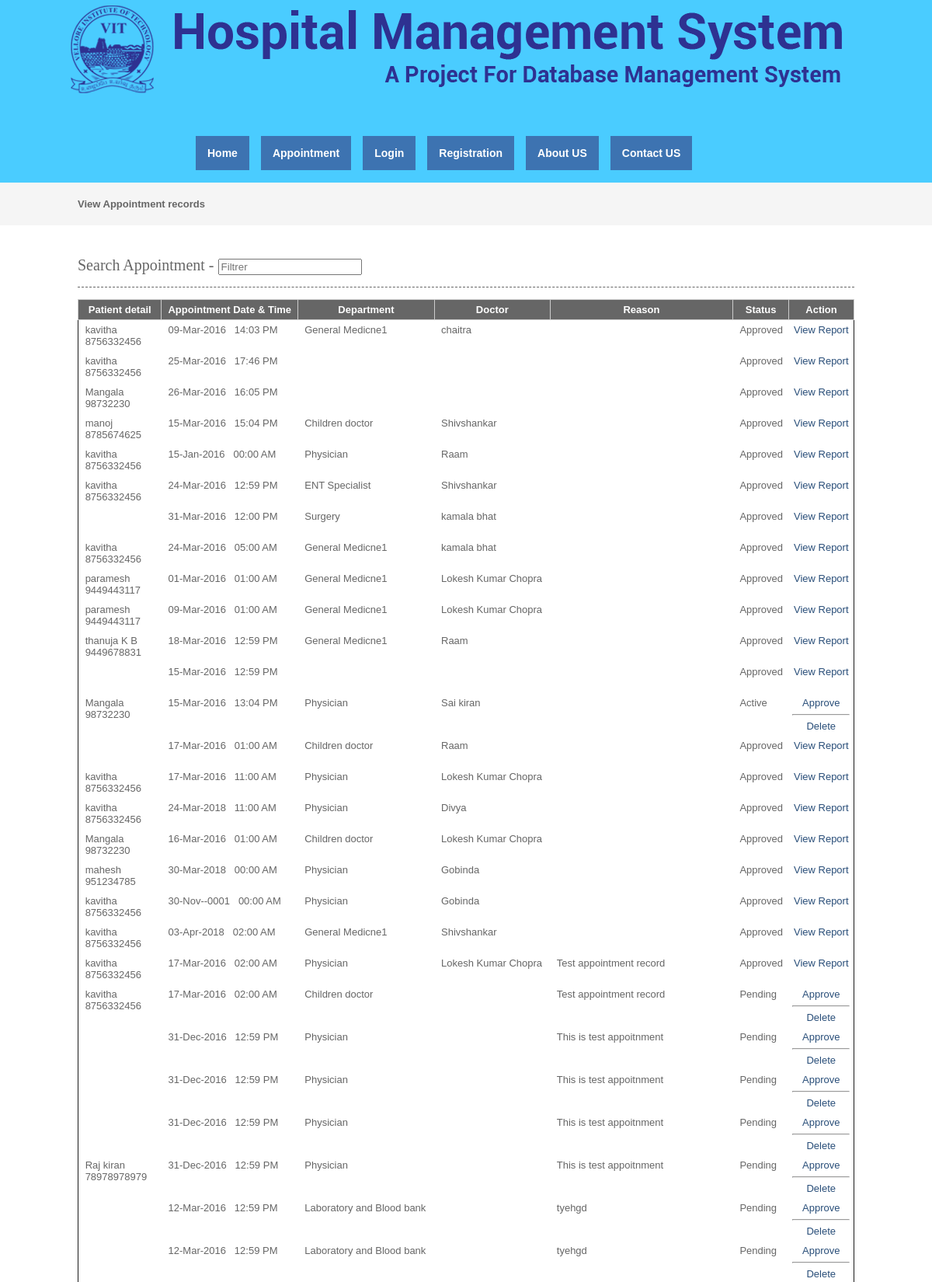
Page /viewappointment.php (upper part) on the committed database.
### tables this page shows
CREATE TABLE `appointment` (
  `appointmentid` int(10) NOT NULL,
  `appointmenttype` varchar(25) NOT NULL,
  `patientid` int(10) NOT NULL,
  `roomid` int(10) NOT NULL,
  `departmentid` int(10) NOT NULL,
  `appointmentdate` date NOT NULL,
  `appointmenttime` time NOT NULL,
  `doctorid` int(10) NOT NULL,
  `status` varchar(10) NOT NULL,
  `app_reason` text NOT NULL
);

CREATE TABLE `patient` (
  `patientid` int(10) NOT NULL,
  `patientname` varchar(50) NOT NULL,
  `admissiondate` date NOT NULL,
  `admissiontime` time NOT NULL,
  `address` varchar(250) NOT NULL,
  `mobileno` varchar(15) NOT NULL,
  `city` varchar(25) NOT NULL,
  `pincode` varchar(20) NOT NULL,
  `loginid` varchar(50) NOT NULL,
  `password` varchar(25) NOT NULL,
  `bloodgroup` varchar(20) NOT NULL,
  `gender` varchar(10) NOT NULL,
  `dob` date NOT NULL,
  `status` varchar(10) NOT NULL
);

CREATE TABLE `department` (
  `departmentid` int(10) NOT NULL,
  `departmentname` varchar(100) NOT NULL,
  `description` text NOT NULL,
  `status` varchar(10) NOT NULL
);

CREATE TABLE `doctor` (
  `doctorid` int(10) NOT NULL,
  `doctorname` varchar(50) NOT NULL,
  `mobileno` varchar(15) NOT NULL,
  `departmentid` int(10) NOT NULL,
  `loginid` varchar(25) NOT NULL,
  `password` varchar(25) NOT NULL,
  `status` varchar(10) NOT NULL,
  `education` varchar(25) NOT NULL,
  `experience` float(11,1) NOT NULL,
  `consultancy_charge` float(10,2) NOT NULL
);

### viewappointment.php (the view, shortened to what this page needs)
<?php
include("header.php");
include("dbconnection.php");
?>
<div class="wrapper col2">
  <div id="breadcrumb">
    <ul>
      <li class="first">View Appointment records</li></ul>
  </div>
</div>
<div class="wrapper col4">
  <div id="container">
   <section class="container">
<h2>Search Appointment - <input type="search" class="light-table-filter" data-table="order-table" placeholder="Filtrer" /></h2>
    <table class="order-table">
      <thead>
        <tr>
          <th>Patient detail</th>
          <th>Appointment Date &  Time</th>
          <th>Department</th>
          <th>Doctor</th>
          <th>Reason</th>
          <th>Status</th>
          <th><div align="center">Action</div></th>
        </tr>
        </thead>
        <tbody>
          <?php
		$sql ="SELECT * FROM appointment WHERE (status !='')";
		$qsql = mysqli_query($con,$sql);
		while($rs = mysqli_fetch_array($qsql))
		{
			$sqlpat = "SELECT * FROM patient WHERE patientid='$rs[patientid]'";
			$qsqlpat = mysqli_query($con,$sqlpat);
			$rspat = mysqli_fetch_array($qsqlpat);
			$sqldept = "SELECT * FROM department WHERE departmentid='$rs[departmentid]'";
			$qsqldept = mysqli_query($con,$sqldept);
			$rsdept = mysqli_fetch_array($qsqldept);
			$sqldoc= "SELECT * FROM doctor WHERE doctorid='$rs[doctorid]'";
			$qsqldoc = mysqli_query($con,$sqldoc);
			$rsdoc = mysqli_fetch_array($qsqldoc);
        echo "<tr>
          <td>&nbsp;$rspat[patientname]<br>&nbsp;$rspat[mobileno]</td>
			 <td>&nbsp;" . date("d-M-Y",strtotime($rs[appointmentdate])) . " &nbsp; " . date("H:i A",strtotime($rs[appointmenttime])) . "</td>
		    <td>&nbsp;$rsdept[departmentname]</td>
			   <td>&nbsp;$rsdoc[doctorname]</td>
			    <td>&nbsp;$rs[app_reason]</td>
			    <td>&nbsp;$rs[status]</td>
          <td><div align='center'>";
		  if($rs[status] != "Approved")
		  {
				  if(!(isset($_SESSION[patientid])))
				  {
						  echo "<a href='appointmentapproval.php?editid=$rs[appointmentid]'>Approve</a><hr>";
				  }
				 echo "  <a href='viewappointment.php?delid=$rs[appointmentid]'>Delete</a>";
		  }
		  else
		  {
				echo "<a href='patientreport.php?patientid=$rs[patientid]&appointmentid=$rs[appointmentid]'>View Report</a>";
		  }
		 echo "</center></td></tr>";
		}
		?>
      </tbody>
    </table>
    </section>
  </div>
</div>
<?php
include("footer.php");
?>

### layout/styles/layout.css (style rules this page uses)
html { overflow-y:scroll; }
body { margin:0; padding:0; font-size:13px; font-family:verdana, Arial, Helvetica, sans-serif; color:#FFFFFF; background-color:#4F473A; }
a { outline:none; text-decoration:none; }
div.wrapper { display:block; width:100%; margin:0; text-align:left; }
.col2 { color:#666666; background-color:#F5F5F5; }
.col3, .col4 { color:#666666; background-color:#FFFFFF; }
#head, #gallery, #breadcrumb, #container, #footer { display:block; position:relative; width:1000px; margin:0 auto; }
#breadcrumb { padding:20px 0; }
#breadcrumb ul { margin:0; padding:0; list-style:none; }
#breadcrumb ul li { display:inline; }
#breadcrumb ul li.first { font-weight:bold; }
#container { padding:40px 0; }
#container h1, #container h2, #container h3, #container h4, #container h5, #container h6 { margin:0 0 15px 0; padding:0 0 15px 0; line-height:normal; font-weight:normal; font-size:20px; font-family:Georgia, "Times New Roman", Times, serif; border-bottom:1px dashed #666666; }
#container a { color:#294E79; }

### layout/styles/tables.css (style rules this page uses)
table { width:100%; border-collapse:collapse; table-layout:auto; vertical-align:top; margin-bottom:15px; border:1px solid rgb(26, 26, 26); }
table thead th { color:#FFFFFF; background-color:#666666; border:1px solid #CCCCCC; border-collapse:collapse; text-align:center; table-layout:auto; vertical-align:middle; }
table tbody td { vertical-align:top; border-collapse:collapse; }
table thead th, table tbody td { padding:5px; border-collapse:collapse; }

### rows in the picture
appointment: patientid.patientname "kavitha", patientid.mobileno "8756332456", appointmentdate "09-Mar-2016", appointmenttime "14:03 PM", departmentid.departmentname "General Medicne1", doctorid.doctorname "chaitra", status "Approved"
appointment: patientid.patientname "kavitha", patientid.mobileno "8756332456", appointmentdate "25-Mar-2016", appointmenttime "17:46 PM", status "Approved"
appointment: patientid.patientname "Mangala", patientid.mobileno "98732230", appointmentdate "26-Mar-2016", appointmenttime "16:05 PM", status "Approved"
appointment: patientid.patientname "manoj", patientid.mobileno "8785674625", appointmentdate "15-Mar-2016", appointmenttime "15:04 PM", departmentid.departmentname "Children doctor", doctorid.doctorname "Shivshankar", status "Approved"
appointment: patientid.patientname "kavitha", patientid.mobileno "8756332456", appointmentdate "15-Jan-2016", appointmenttime "00:00 AM", departmentid.departmentname "Physician", doctorid.doctorname "Raam", status "Approved"
appointment: patientid.patientname "kavitha", patientid.mobileno "8756332456", appointmentdate "24-Mar-2016", appointmenttime "12:59 PM", departmentid.departmentname "ENT Specialist", doctorid.doctorname "Shivshankar", status "Approved"
appointment: appointmentdate "31-Mar-2016", appointmenttime "12:00 PM", departmentid.departmentname "Surgery", doctorid.doctorname "kamala bhat", status "Approved"
appointment: patientid.patientname "kavitha", patientid.mobileno "8756332456", appointmentdate "24-Mar-2016", appointmenttime "05:00 AM", departmentid.departmentname "General Medicne1", doctorid.doctorname "kamala bhat", status "Approved"
appointment: patientid.patientname "paramesh", patientid.mobileno "9449443117", appointmentdate "01-Mar-2016", appointmenttime "01:00 AM", departmentid.departmentname "General Medicne1", doctorid.doctorname "Lokesh Kumar Chopra", status "Approved"
appointment: patientid.patientname "paramesh", patientid.mobileno "9449443117", appointmentdate "09-Mar-2016", appointmenttime "01:00 AM", departmentid.departmentname "General Medicne1", doctorid.doctorname "Lokesh Kumar Chopra", status "Approved"
appointment: patientid.patientname "thanuja K B", patientid.mobileno "9449678831", appointmentdate "18-Mar-2016", appointmenttime "12:59 PM", departmentid.departmentname "General Medicne1", doctorid.doctorname "Raam", status "Approved"
appointment: appointmentdate "15-Mar-2016", appointmenttime "12:59 PM", status "Approved"
appointment: patientid.patientname "Mangala", patientid.mobileno "98732230", appointmentdate "15-Mar-2016", appointmenttime "13:04 PM", departmentid.departmentname "Physician", doctorid.doctorname "Sai kiran", status "Active"
appointment: appointmentdate "17-Mar-2016", appointmenttime "01:00 AM", departmentid.departmentname "Children doctor", doctorid.doctorname "Raam", status "Approved"
appointment: patientid.patientname "kavitha", patientid.mobileno "8756332456", appointmentdate "17-Mar-2016", appointmenttime "11:00 AM", departmentid.departmentname "Physician", doctorid.doctorname "Lokesh Kumar Chopra", status "Approved"
appointment: patientid.patientname "kavitha", patientid.mobileno "8756332456", appointmentdate "24-Mar-2018", appointmenttime "11:00 AM", departmentid.departmentname "Physician", doctorid.doctorname "Divya", status "Approved"
appointment: patientid.patientname "Mangala", patientid.mobileno "98732230", appointmentdate "16-Mar-2016", appointmenttime "01:00 AM", departmentid.departmentname "Children doctor", doctorid.doctorname "Lokesh Kumar Chopra", status "Approved"
appointment: patientid.patientname "mahesh", patientid.mobileno "951234785", appointmentdate "30-Mar-2018", appointmenttime "00:00 AM", departmentid.departmentname "Physician", doctorid.doctorname "Gobinda", status "Approved"
appointment: patientid.patientname "kavitha", patientid.mobileno "8756332456", appointmentdate "30-Nov--0001", appointmenttime "00:00 AM", departmentid.departmentname "Physician", doctorid.doctorname "Gobinda", status "Approved"
appointment: patientid.patientname "kavitha", patientid.mobileno "8756332456", appointmentdate "03-Apr-2018", appointmenttime "02:00 AM", departmentid.departmentname "General Medicne1", doctorid.doctorname "Shivshankar", status "Approved"
appointment: patientid.patientname "kavitha", patientid.mobileno "8756332456", appointmentdate "17-Mar-2016", appointmenttime "02:00 AM", departmentid.departmentname "Physician", doctorid.doctorname "Lokesh Kumar Chopra", app_reason "Test appointment record", status "Approved"
appointment: patientid.patientname "kavitha", patientid.mobileno "8756332456", appointmentdate "17-Mar-2016", appointmenttime "02:00 AM", departmentid.departmentname "Children doctor", app_reason "Test appointment record", status "Pending"
appointment: appointmentdate "31-Dec-2016", appointmenttime "12:59 PM", departmentid.departmentname "Physician", app_reason "This is test appoitnment", status "Pending"
appointment: appointmentdate "31-Dec-2016", appointmenttime "12:59 PM", departmentid.departmentname "Physician", app_reason "This is test appoitnment", status "Pending"
appointment: appointmentdate "31-Dec-2016", appointmenttime "12:59 PM", departmentid.departmentname "Physician", app_reason "This is test appoitnment", status "Pending"
appointment: patientid.patientname "Raj kiran", patientid.mobileno "78978978979", appointmentdate "31-Dec-2016", appointmenttime "12:59 PM", departmentid.departmentname "Physician", app_reason "This is test appoitnment", status "Pending"
appointment: appointmentdate "12-Mar-2016", appointmenttime "12:59 PM", departmentid.departmentname "Laboratory and Blood bank", app_reason "tyehgd", status "Pending"
appointment: appointmentdate "12-Mar-2016", appointmenttime "12:59 PM", departmentid.departmentname "Laboratory and Blood bank", app_reason "tyehgd", status "Pending"
